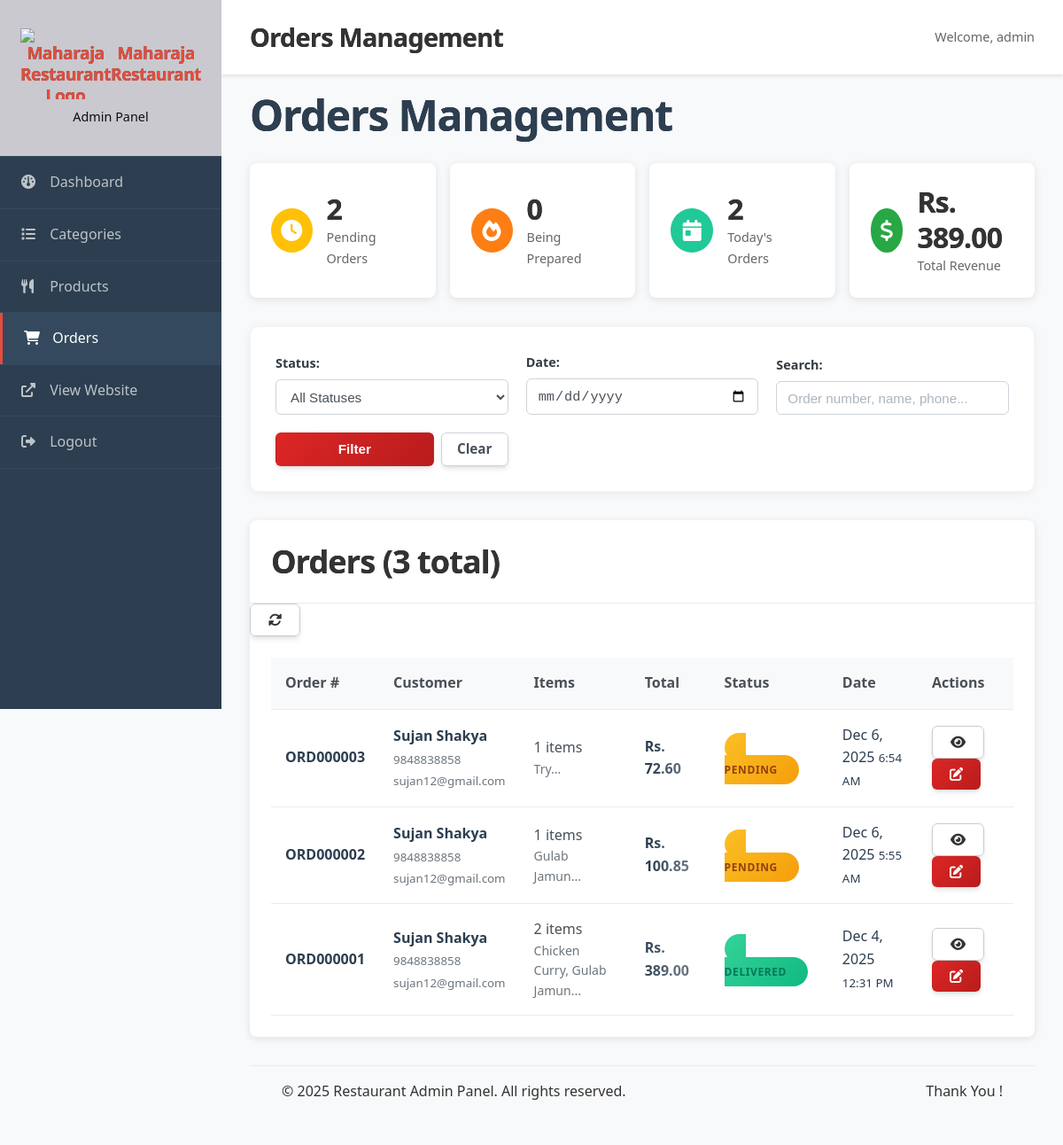
Page /admin/orders.php (signed in) on the committed database.
### tables this page shows
CREATE TABLE `orders` (
  `id` int(11) NOT NULL,
  `user_id` int(11) DEFAULT NULL,
  `order_number` varchar(20) NOT NULL,
  `name` varchar(255) NOT NULL,
  `phone` varchar(20) NOT NULL,
  `email` varchar(255) DEFAULT NULL,
  `address` text NOT NULL,
  `subtotal` decimal(10,2) NOT NULL DEFAULT 0.00,
  `delivery_fee` decimal(10,2) NOT NULL DEFAULT 0.00,
  `tax_amount` decimal(10,2) NOT NULL DEFAULT 0.00,
  `total` decimal(10,2) NOT NULL,
  `status` enum('Pending','Confirmed','Preparing','Out for Delivery','Delivered','Cancelled') DEFAULT 'Pending',
  `payment_method` enum('Cash on Delivery','') DEFAULT 'Cash on Delivery',
  `delivered_at` timestamp NULL DEFAULT NULL,
  `created_at` timestamp NOT NULL DEFAULT current_timestamp(),
  `updated_at` timestamp NOT NULL DEFAULT current_timestamp() ON UPDATE current_timestamp()
);

CREATE TABLE `users` (
  `id` int(11) NOT NULL,
  `name` varchar(255) NOT NULL,
  `email` varchar(255) NOT NULL,
  `phone` varchar(20) DEFAULT NULL,
  `password` varchar(255) NOT NULL,
  `last_login_at` timestamp NULL DEFAULT NULL,
  `is_active` tinyint(1) DEFAULT 1,
  `created_at` timestamp NOT NULL DEFAULT current_timestamp(),
  `updated_at` timestamp NOT NULL DEFAULT current_timestamp() ON UPDATE current_timestamp()
);

### includes/functions.php (called while the page is built, shortened)
<?php
function h(?string $string): string {
    return $string !== null ? htmlspecialchars($string, ENT_QUOTES, 'UTF-8') : '';
}
function sanitize(string $input): string {
    return trim(strip_tags($input));
}
function formatCurrency(float $amount): string {
    return 'Rs. ' . number_format($amount, 2);
}

### admin/orders.php (the view, shortened to what this page needs)
<?php
require 'includes/header.php';
$dateFilter = $_GET['date'] ?? '';
$searchQuery = sanitize($_GET['search'] ?? '');
$page = max(1, (int)($_GET['page'] ?? 1));
$perPage = 20;
$offset = ($page - 1) * $perPage;
$conditions = [];
$params = [];
$whereClause = !empty($conditions) ? 'WHERE ' . implode(' AND ', $conditions) : '';
$countQuery = "
    SELECT COUNT(*) as total
    FROM orders o
    LEFT JOIN users u ON o.user_id = u.id
    $whereClause
";
$stmt = $pdo->prepare($countQuery);
$stmt->execute($params);
$totalOrders = $stmt->fetch()['total'];
$query = "
    SELECT o.*, u.email as user_email,
           COUNT(oi.id) as item_count,
           GROUP_CONCAT(COALESCE(oi.product_name, p.name, 'Deleted Product') SEPARATOR ', ') as product_names
    FROM orders o
    LEFT JOIN users u ON o.user_id = u.id
    LEFT JOIN order_items oi ON o.id = oi.order_id
    LEFT JOIN products p ON oi.product_id = p.id
    $whereClause
    GROUP BY o.id
    ORDER BY o.created_at DESC
    LIMIT ? OFFSET ?
";
$stmt = $pdo->prepare($query);
$stmt->execute([...$params, $perPage, $offset]);
$orders = $stmt->fetchAll();
$statsQuery = "
    SELECT
        COUNT(*) as total_orders,
        SUM(CASE WHEN status = 'Pending' THEN 1 ELSE 0 END) as pending_orders,
        SUM(CASE WHEN status = 'Preparing' THEN 1 ELSE 0 END) as preparing_orders,
        SUM(CASE WHEN DATE(created_at) = CURDATE() THEN 1 ELSE 0 END) as today_orders,
        SUM(CASE WHEN status = 'Delivered' THEN total ELSE 0 END) as total_revenue
    FROM orders
";
$stats = $pdo->query($statsQuery)->fetch();
?>
<div class="orders-header">
    <h2>Orders Management</h2>
    <div class="stats-grid">
        <div class="stat-card">
            <div class="stat-icon pending">
                <i class="fas fa-clock"></i>
            </div>
            <div class="stat-info">
                <h3><?php echo number_format($stats['pending_orders']); ?></h3>
                <p>Pending Orders</p>
            </div>
        </div>
        <div class="stat-card">
            <div class="stat-icon preparing">
                <i class="fas fa-fire"></i>
            </div>
            <div class="stat-info">
                <h3><?php echo number_format($stats['preparing_orders']); ?></h3>
                <p>Being Prepared</p>
            </div>
        </div>
        <div class="stat-card">
            <div class="stat-icon today">
                <i class="fas fa-calendar-day"></i>
            </div>
            <div class="stat-info">
                <h3><?php echo number_format($stats['today_orders']); ?></h3>
                <p>Today's Orders</p>
            </div>
        </div>
        <div class="stat-card">
            <div class="stat-icon revenue">
                <i class="fas fa-dollar-sign"></i>
            </div>
            <div class="stat-info">
                <h3><?php echo formatCurrency($stats['total_revenue'] ?? 0); ?></h3>
                <p>Total Revenue</p>
            </div>
        </div>
    </div>
</div>
<div class="orders-filters">
    <form method="GET" class="filter-form">
        <div class="filter-group">
            <label for="status">Status:</label>
            <select name="status" id="status">
                <option value="">All Statuses</option>
            </select>
        </div>
        <div class="filter-group">
            <label for="date">Date:</label>
            <input type="date" name="date" id="date" value="<?php echo h($dateFilter); ?>">
        </div>
        <div class="filter-group">
            <label for="search">Search:</label>
            <input type="text" name="search" id="search" placeholder="Order number, name, phone..." value="<?php echo h($searchQuery); ?>">
        </div>
        <div class="filter-buttons">
            <button type="submit" class="btn btn-primary">Filter</button>
            <a href="orders.php" class="btn btn-outline">Clear</a>
        </div>
    </form>
</div>
<div class="admin-card">
    <div class="card-header">
        <h3>Orders (<?php echo number_format($totalOrders); ?> total)</h3>
        <div class="card-actions">
            <button onclick="refreshOrders()" class="btn btn-sm btn-outline" title="Refresh">
                <i class="fas fa-sync-alt"></i>
            </button>
        </div>
    </div>
    <?php if (empty($orders)): ?>
        <div class="no-data">
            <i class="fas fa-inbox"></i>
            <h3>No orders found</h3>
            <p>No orders match your current filters.</p>
        </div>
    <?php else: ?>
        <div class="table-responsive">
            <table class="orders-table">
                <thead>
                    <tr>
                        <th>Order #</th>
                        <th>Customer</th>
                        <th>Items</th>
                        <th>Total</th>
                        <th>Status</th>
                        <th>Date</th>
                        <th>Actions</th>
                    </tr>
                </thead>
                <tbody>
                    <?php foreach ($orders as $order): ?>
                        <tr class="order-row" data-order-id="<?php echo $order['id']; ?>">
                            <td>
                                <strong><?php echo h($order['order_number']); ?></strong>
                            </td>
                            <td>
                                <div class="customer-info">
                                    <strong><?php echo h($order['name']); ?></strong>
                                    <small><?php echo h($order['phone']); ?></small>
                                    <?php if ($order['user_email']): ?>
                                        <small><?php echo h($order['user_email']); ?></small>
                                    <?php endif; ?>
                                </div>
                            </td>
                            <td>
                                <span class="item-count"><?php echo $order['item_count']; ?> items</span>
                                <small class="item-preview" title="<?php echo h($order['product_names']); ?>">
                                    <?php echo h(substr($order['product_names'], 0, 30)); ?>...
                                </small>
                            </td>
                            <td>
                                <strong><?php echo formatCurrency($order['total']); ?></strong>
                            </td>
                            <td>
                                <span class="status-badge status-<?php echo strtolower(str_replace(' ', '-', $order['status'])); ?>">
                                    <?php echo h($order['status']); ?>
                                </span>
                            </td>
                            <td>
                                <time datetime="<?php echo $order['created_at']; ?>">
                                    <?php echo date('M j, Y', strtotime($order['created_at'])); ?>
                                    <small><?php echo date('g:i A', strtotime($order['created_at'])); ?></small>
                                </time>
                            </td>
                            <td class="actions">
                                <button onclick="viewOrder(<?php echo $order['id']; ?>)"
                                        class="btn btn-sm btn-outline" title="View Details">
                                    <i class="fas fa-eye"></i>
                                </button>
                                <button onclick="updateStatus(<?php echo $order['id']; ?>, '<?php echo h($order['status']); ?>')"
                                        class="btn btn-sm btn-primary" title="Update Status">
                                    <i class="fas fa-edit"></i>
                                </button>
                            </td>
                        </tr>
                    <?php endforeach; ?>
                </tbody>
            </table>
        </div>
    <?php endif; ?>
</div>
<?php require_once 'includes/footer.php'; ?>

### css/styles.css (style rules this page uses)
:root { --primary-100: #fee2e2; --primary-200: #fecaca; --primary-400: #f87171; --primary-500: #ef4444; --primary-600: #dc2626; --primary-700: #b91c1c; --gray-50: #f9fafb; --gray-100: #f3f4f6; --gray-200: #e5e7eb; --gray-300: #d1d5db; --gray-400: #9ca3af; --gray-500: #6b7280; --gray-600: #4b5563; --gray-700: #374151; --gray-800: #1f2937; --gray-900: #111827; --bg-primary: #ffffff; --bg-secondary: #f8fafc; --bg-tertiary: #f1f5f9; --bg-glass: rgba(255, 255, 255, 0.08); --bg-glass-dark: rgba(15, 23, 42, 0.08); --font-primary: -apple-system, BlinkMacSystemFont, 'Segoe UI', Roboto, 'Helvetica Neue', Arial, sans-serif; --space-xs: 0.25rem; --space-sm: 0.5rem; --space-md: 1rem; --space-lg: 1.5rem; --space-xl: 2rem; --space-2xl: 3rem; --space-3xl: 4rem; --space-4xl: 6rem; --radius-sm: 0.375rem; --radius-md: 0.5rem; --radius-lg: 0.75rem; --radius-xl: 1rem; --radius-2xl: 1.5rem; --radius-full: 9999px; --shadow-sm: 0 1px 2px 0 rgb(0 0 0 / 0.05); --shadow-md: 0 4px 6px -1px rgb(0 0 0 / 0.1), 0 2px 4px -2px rgb(0 0 0 / 0.1); --shadow-lg: 0 10px 15px -3px rgb(0 0 0 / 0.1), 0 4px 6px -4px rgb(0 0 0 / 0.1); --shadow-xl: 0 20px 25px -5px rgb(0 0 0 / 0.1), 0 8px 10px -6px rgb(0 0 0 / 0.1); --shadow-2xl: 0 25px 50px -12px rgb(0 0 0 / 0.25); --duration-fast: 150ms; --duration-normal: 300ms; --duration-slow: 500ms; --ease-out: cubic-bezier(0.16, 1, 0.3, 1); --ease-in: cubic-bezier(0.4, 0, 1, 1); --primary-color: #2c3e50; --secondary-color: #e74c3c; --accent-color: #f39c12; --success: #27ae60; --warning: #f39c12; --error: #e74c3c; --info: #3498db; --dark-color: #2c3e50; --light-color: #ecf0f1; --white: #ffffff; --gray-light: #f8f9fa; --gray: #95a5a6; --gray-dark: #7f8c8d; --border-radius: 8px; --box-shadow: 0 2px 10px rgba(0, 0, 0, 0.1); --box-shadow-hover: 0 5px 20px rgba(0, 0, 0, 0.15); --transition: all 0.3s ease; --font-family: 'Segoe UI', Tahoma, Geneva, Verdana, sans-serif; }
* { margin: 0; padding: 0; box-sizing: border-box; }
body { font-family: var(--font-family); line-height: 1.6; color: var(--dark-color); background-color: var(--gray-light); min-height: 100vh; }
a { text-decoration: none; color: inherit; }
h1, h2, h3, h4, h5, h6 { font-weight: 700; letter-spacing: -0.025em; line-height: 1.25; margin-bottom: var(--space-lg); background: linear-gradient(135deg, var(--gray-900) 0%, var(--gray-700) 100%); -webkit-background-clip: text; background-clip: text; }
h2 { font-size: clamp(1.75rem, 4vw, 3rem); }
h3 { font-size: clamp(1.5rem, 3vw, 2.25rem); }
p { margin-bottom: var(--space-md); color: var(--white); line-height: 1.7; }
.btn { display: inline-flex; align-items: center; justify-content: center; gap: var(--space-sm); padding: var(--space-md) var(--space-xl); font-weight: 600; font-size: 0.875rem; line-height: 1; text-decoration: none; border: none; border-radius: var(--radius-lg); cursor: pointer; transition: all var(--duration-normal) var(--ease-out); position: relative; overflow: hidden; white-space: nowrap; user-select: none; text-align: center; background: var(--primary-600); color: white; box-shadow: var(--shadow-md); backdrop-filter: blur(8px); }
.btn::before { content: ''; position: absolute; top: 0; left: 0; right: 0; bottom: 0; background: linear-gradient(135deg, rgba(255,255,255,0.2) 0%, transparent 50%); opacity: 0; transition: opacity var(--duration-normal) var(--ease-out); }
.btn-primary { background: linear-gradient(135deg, var(--primary-600) 0%, var(--primary-700) 100%); }
.btn-outline { background: transparent; color: var(--primary-600); border: 2px solid var(--primary-600); backdrop-filter: blur(8px); }
.btn-sm { padding: 15px 20px; font-size: 0.85rem; }
.status-badge { padding: var(--space-sm) var(--space-lg); border-radius: var(--radius-full); font-size: 0.75rem; font-weight: 700; text-transform: uppercase; letter-spacing: 0.05em; position: relative; overflow: hidden; }
.status-badge::before { content: ''; position: absolute; top: 0; left: -100%; width: 100%; height: 100%; background: linear-gradient(90deg, transparent, rgba(255,255,255,0.3), transparent); transition: left var(--duration-slow) var(--ease-out); }
.status-pending { background: linear-gradient(135deg, #fbbf24 0%, #f59e0b 100%); color: #92400e; }
.status-delivered { background: linear-gradient(135deg, #34d399 0%, #10b981 100%); color: #047857; }

### admin/includes/footer.php (style rules this page uses)
p { color: #333; }

### rows in the picture
orders: order_number "ORD000003", name "Sujan Shakya", phone "9848838858", user.email "sujan12@gmail.com", item_count "1", product_names "Try", total "Rs. 72.60", status "PENDING", created_at "Dec 6, 2025", created_at "6:54 AM"
orders: order_number "ORD000002", name "Sujan Shakya", phone "9848838858", user.email "sujan12@gmail.com", item_count "1", product_names "Gulab Jamun", total "Rs. 100.85", status "PENDING", created_at "Dec 6, 2025", created_at "5:55 AM"
orders: order_number "ORD000001", name "Sujan Shakya", phone "9848838858", user.email "sujan12@gmail.com", item_count "2", product_names "Chicken Curry, Gulab Jamun", total "Rs. 389.00", status "DELIVERED", created_at "Dec 4, 2025", created_at "12:31 PM"

### other values in the picture
$pageTitle "Orders Management"
$_SESSION['admin_username'] "admin"
$stats['pending_orders'] "2"
$stats['preparing_orders'] "0"
$stats['today_orders'] "2"
formatCurrency($stats['total_revenue'] ?? 0) "Rs. 389.00"
$totalOrders "3"
